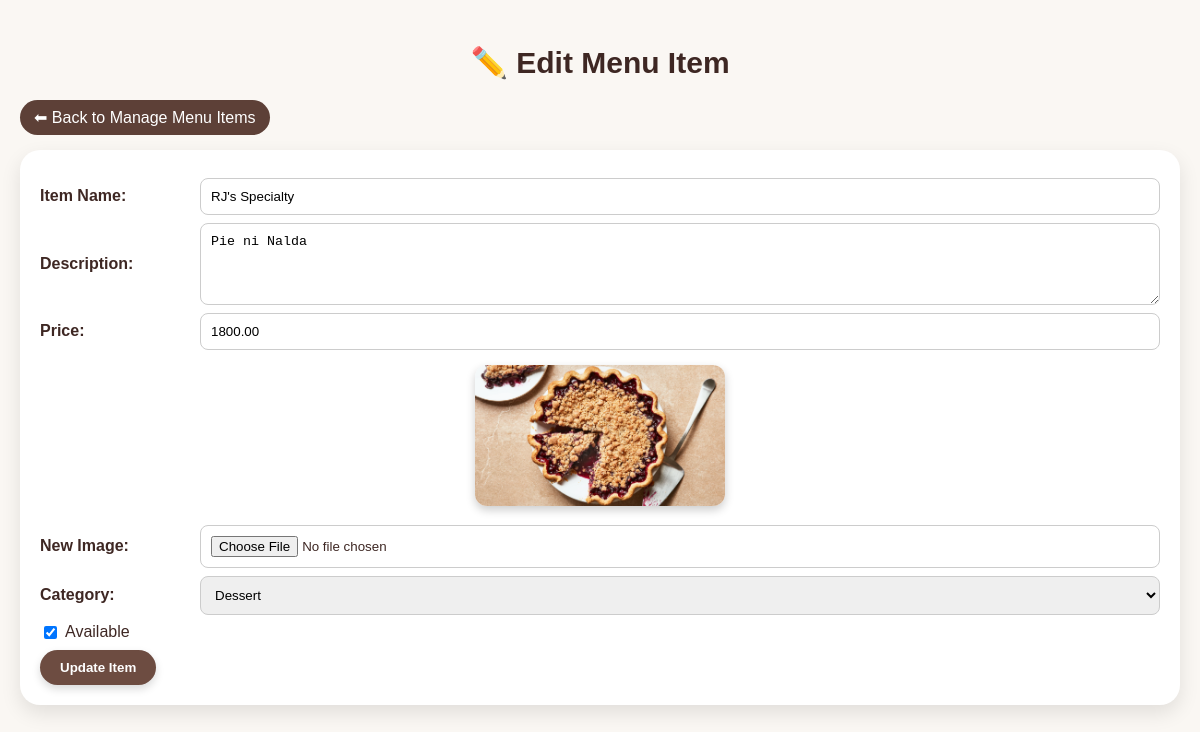
The page /menu_edit.php?id=9 on the database its author committed.
### tables this page shows
CREATE TABLE `menu_items` (
  `item_id` int(11) NOT NULL,
  `category_id` int(11) DEFAULT NULL,
  `item_name` varchar(100) DEFAULT NULL,
  `description` text DEFAULT NULL,
  `price` decimal(10,2) DEFAULT NULL,
  `image_url` varchar(255) DEFAULT NULL,
  `is_available` tinyint(1) DEFAULT 1
);

### menu_edit.php (the view, shortened to what this page needs)
<?php
include 'db.php';
$id = isset($_GET['id']) ? (int)$_GET['id'] : 0;
$stmt = $conn->prepare("SELECT * FROM menu_items WHERE item_id=?");
$stmt->bind_param("i", $id);
$stmt->execute();
$item = $stmt->get_result()->fetch_assoc();
?>
<!DOCTYPE html>
<html lang="en">
<head>
</head>
<body>
<h2>✏️ Edit Menu Item</h2>
<a href="menu_admin.php" class="back-btn">⬅ Back to Manage Menu Items</a>
<div class="card">
  <form method="POST" enctype="multipart/form-data">
    <div class="form-group">
      <label for="item_name">Item Name:</label>
      <input type="text" id="item_name" name="item_name" value="<?php echo htmlspecialchars($item['item_name']); ?>" required>
    </div>
    <div class="form-group">
      <label for="description">Description:</label>
      <textarea id="description" name="description"><?php echo htmlspecialchars($item['description']); ?></textarea>
    </div>
    <div class="form-group">
      <label for="price">Price:</label>
      <input type="number" id="price" step="0.01" name="price" value="<?php echo htmlspecialchars($item['price']); ?>" required>
    </div>
    <div style="text-align: center; margin: 15px 0;">
      <img src="<?php echo htmlspecialchars($item['image_url']); ?>" alt="Current Image" class="menu-img">
    </div>
    <div class="form-group">
      <label for="image">New Image:</label>
      <input type="file" id="image" name="image" accept=".jpg,.jpeg,.png,.webp">
    </div>
    <div class="form-group">
      <label for="category_id">Category:</label>
      <select id="category_id" name="category_id">
        <?php
        $catRes = mysqli_query($conn, "SELECT category_id, category_name FROM categories ORDER BY category_name ASC");
        while ($c = mysqli_fetch_assoc($catRes)) {
          $cid = (int)$c['category_id'];
          $cname = htmlspecialchars($c['category_name']);
          $selected = ($cid == (int)$item['category_id']) ? "selected" : "";
          echo "<option value='{$cid}' {$selected}>{$cname}</option>";
        }
        ?>
      </select>
    </div>
    <div class="checkbox-group">
      <input type="checkbox" id="is_available" name="is_available" <?php echo ((int)$item['is_available'] === 1) ? "checked" : ""; ?>>
      <label for="is_available">Available</label>
    </div>
    <button type="submit">Update Item</button>
  </form>
</div>
</body>
</html>

### menu_edit.php (style rules this page uses)
body { margin: 0; font-family: 'Poppins', sans-serif; background: #faf7f3; color: #3e2723; padding: 20px; }
h2 { text-align: center; color: #3e2723; margin-bottom: 20px; font-size: 30px; }
.card { background: white; border-radius: 20px; padding: 20px; box-shadow: 0 8px 20px rgba(0,0,0,0.1); margin-bottom: 30px; }
.back-btn { display: inline-block; background: #5d4037; color: white; text-decoration: none; padding: 8px 14px; border-radius: 20px; margin-bottom: 15px; }
.form-group { display: flex; align-items: center; margin: 8px 0; }
.form-group label { width: 150px; font-weight: 600; margin-right: 10px; }
.form-group input, .form-group textarea, .form-group select { flex: 1; padding: 10px; border: 1px solid #ccc; border-radius: 8px; }
.form-group textarea { resize: vertical; min-height: 60px; }
.checkbox-group { display: flex; align-items: center; margin: 8px 0; }
.checkbox-group label { margin-left: 5px; }
button { background: #6d4c41; color: white; border: none; padding: 10px 20px; border-radius: 20px; cursor: pointer; transition: all 0.3s ease; font-weight: 600; box-shadow: 0 4px 8px rgba(0,0,0,0.15); display: inline-block; width: auto !important; }
.menu-img { width: 250px; max-width: 100%; border-radius: 12px; box-shadow: 0 4px 10px rgba(0,0,0,0.2); }

### rows shown on the page
menu_items: item_name "RJ's Specialty", description "Pie ni Nalda", price "1800.00", image_url (picture), is_available "☑"

### other values the page prints
form field category_id "Dessert"
